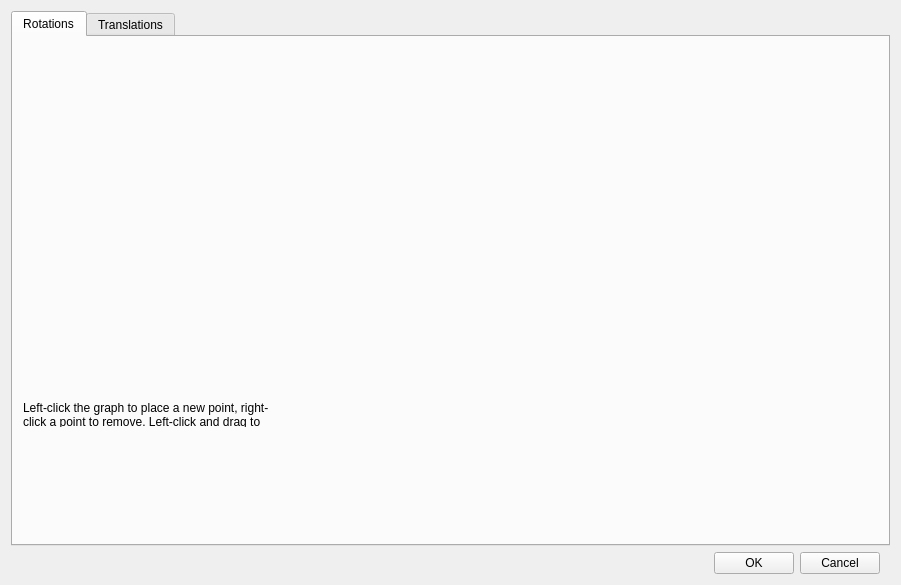
<?xml version="1.0" encoding="UTF-8"?>
<ui version="4.0">
 <class>UICCurveConfigurationDialog</class>
 <widget class="QWidget" name="UICCurveConfigurationDialog">
  <property name="geometry">
   <rect>
    <x>0</x>
    <y>0</y>
    <width>901</width>
    <height>585</height>
   </rect>
  </property>
  <property name="windowTitle">
   <string>FaceTrackNoIR tracking curves</string>
  </property>
  <property name="windowIcon">
   <iconset>
    <normaloff>images/FaceTrackNoIR.ico</normaloff>images/FaceTrackNoIR.ico</iconset>
  </property>
  <property name="layoutDirection">
   <enum>Qt::LeftToRight</enum>
  </property>
  <property name="autoFillBackground">
   <bool>false</bool>
  </property>
  <property name="styleSheet">
   <string notr="true">/* Customize any plain widget that is a child of a QMainWindow. */ 
QMainWindow &gt; .QWidget {
background-color: rgb(100, 100, 100);
}

/* Set the selection colors for all widgets. */
QWidget {
selection-color: black;
selection-background-color: Silver;
color: black;
}

/* Specials for individual widget(s) */
QWidget#UICCurveConfigurationDialog {
background-color: #484848;
}

QWidget#tabWidget {
background-color: #595959;
}

/*
QWidget#widgetTop {
background-color: #595959;
border-bottom: 1px solid #000;
}
*/

/* Make text in message boxes selectable. */
QMessageBox {
/* LinksAccessibleByMouse | TextSelectableByMouse */
messagebox-text-interaction-flags: 5;
}
/* Make the entire row selected in item views. */
QAbstractItemView {
show-decoration-selected: 1;
}

/* Nice WindowsXP-style password character for password line edits. */
QLineEdit[echoMode=&quot;2&quot;] {
lineedit-password-character: 9679;
}

/* Customize tooltips. */
QToolTip {
background-color: rgb(170, 255, 127);
opacity: 200;
}

/* Customize push buttons and comboboxes. Our read-only combobox
is very similar to a push button, so they share the same border image. */

QPushButton {
min-width: 4em;
}

QPushButton:disabled {
color: rgb(128, 128, 128);
}

QGroupBox {
color: rgb(255, 255, 255);
}</string>
  </property>
  <layout class="QVBoxLayout" name="_vertical_layout">
   <item>
    <layout class="QHBoxLayout" name="horizontalLayout_3">
     <item>
      <widget class="QTabWidget" name="tabWidget">
       <property name="styleSheet">
        <string notr="true"/>
       </property>
       <property name="currentIndex">
        <number>0</number>
       </property>
       <widget class="QWidget" name="rotation_tab">
        <attribute name="icon">
         <iconset resource="FaceTrackNoIR.qrc">
          <normaloff>:/images/rotation_DOFs.png</normaloff>:/images/rotation_DOFs.png</iconset>
        </attribute>
        <attribute name="title">
         <string>Rotations</string>
        </attribute>
        <widget class="QWidget" name="verticalLayoutWidget">
         <property name="geometry">
          <rect>
           <x>10</x>
           <y>10</y>
           <width>794</width>
           <height>488</height>
          </rect>
         </property>
         <layout class="QGridLayout" name="gridLayout">
          <item row="0" column="1">
           <widget class="QFunctionConfigurator" name="qFunctionPitch">
            <property name="sizePolicy">
             <sizepolicy hsizetype="Fixed" vsizetype="Fixed">
              <horstretch>0</horstretch>
              <verstretch>0</verstretch>
             </sizepolicy>
            </property>
            <property name="minimumSize">
             <size>
              <width>260</width>
              <height>240</height>
             </size>
            </property>
            <property name="maximumSize">
             <size>
              <width>260</width>
              <height>500</height>
             </size>
            </property>
            <property name="maxOutputEGU" stdset="0">
             <number>90</number>
            </property>
            <property name="pixPerEGU_Output" stdset="0">
             <number>2</number>
            </property>
            <property name="colorBezier">
             <color>
              <red>0</red>
              <green>255</green>
              <blue>255</blue>
             </color>
            </property>
            <property name="colorBackground">
             <color>
              <red>192</red>
              <green>192</green>
              <blue>192</blue>
             </color>
            </property>
            <property name="stringInputEGU" stdset="0">
             <string>Input Pitch Up (degr.)</string>
            </property>
            <property name="stringOutputEGU" stdset="0">
             <string>Output Pitch Up (degr.)</string>
            </property>
           </widget>
          </item>
          <item row="0" column="2">
           <widget class="QFunctionConfigurator" name="qFunctionRoll">
            <property name="sizePolicy">
             <sizepolicy hsizetype="Fixed" vsizetype="Fixed">
              <horstretch>0</horstretch>
              <verstretch>0</verstretch>
             </sizepolicy>
            </property>
            <property name="minimumSize">
             <size>
              <width>260</width>
              <height>240</height>
             </size>
            </property>
            <property name="maximumSize">
             <size>
              <width>260</width>
              <height>500</height>
             </size>
            </property>
            <property name="pixPerEGU_Output" stdset="0">
             <number>1</number>
            </property>
            <property name="colorBezier">
             <color>
              <red>0</red>
              <green>255</green>
              <blue>0</blue>
             </color>
            </property>
            <property name="colorBackground">
             <color>
              <red>192</red>
              <green>192</green>
              <blue>192</blue>
             </color>
            </property>
            <property name="stringInputEGU" stdset="0">
             <string>Input Roll (degr.)</string>
            </property>
            <property name="stringOutputEGU" stdset="0">
             <string>Output Roll (degr.)</string>
            </property>
           </widget>
          </item>
          <item row="0" column="0">
           <widget class="QFunctionConfigurator" name="qFunctionYaw">
            <property name="sizePolicy">
             <sizepolicy hsizetype="Fixed" vsizetype="Fixed">
              <horstretch>0</horstretch>
              <verstretch>0</verstretch>
             </sizepolicy>
            </property>
            <property name="minimumSize">
             <size>
              <width>260</width>
              <height>240</height>
             </size>
            </property>
            <property name="maximumSize">
             <size>
              <width>400</width>
              <height>500</height>
             </size>
            </property>
            <property name="pixPerEGU_Output" stdset="0">
             <number>1</number>
            </property>
            <property name="colorBezier">
             <color>
              <red>255</red>
              <green>170</green>
              <blue>0</blue>
             </color>
            </property>
            <property name="colorBackground">
             <color>
              <red>192</red>
              <green>192</green>
              <blue>192</blue>
             </color>
            </property>
            <property name="stringInputEGU" stdset="0">
             <string>Input Yaw (degr.)</string>
            </property>
            <property name="stringOutputEGU" stdset="0">
             <string>Output Yaw (degr.)</string>
            </property>
           </widget>
          </item>
          <item row="1" column="1">
           <widget class="QFunctionConfigurator" name="qFunctionPitchDown">
            <property name="sizePolicy">
             <sizepolicy hsizetype="Fixed" vsizetype="Fixed">
              <horstretch>0</horstretch>
              <verstretch>0</verstretch>
             </sizepolicy>
            </property>
            <property name="minimumSize">
             <size>
              <width>260</width>
              <height>240</height>
             </size>
            </property>
            <property name="maximumSize">
             <size>
              <width>260</width>
              <height>500</height>
             </size>
            </property>
            <property name="maxOutputEGU" stdset="0">
             <number>90</number>
            </property>
            <property name="pixPerEGU_Output" stdset="0">
             <number>2</number>
            </property>
            <property name="colorBezier">
             <color>
              <red>0</red>
              <green>255</green>
              <blue>255</blue>
             </color>
            </property>
            <property name="colorBackground">
             <color>
              <red>192</red>
              <green>192</green>
              <blue>192</blue>
             </color>
            </property>
            <property name="stringInputEGU" stdset="0">
             <string>Input Pitch Down (degr.)</string>
            </property>
            <property name="stringOutputEGU" stdset="0">
             <string>Output Pitch Down (degr.)</string>
            </property>
           </widget>
          </item>
          <item row="1" column="0">
           <widget class="QLabel" name="label_9">
            <property name="maximumSize">
             <size>
              <width>16777215</width>
              <height>25</height>
             </size>
            </property>
            <property name="text">
             <string>Left-click the graph to place a new point, right-click a point to remove. Left-click and drag to move a point.</string>
            </property>
            <property name="wordWrap">
             <bool>true</bool>
            </property>
           </widget>
          </item>
          <item row="1" column="2">
           <widget class="QWidget" name="widget_3" native="true">
            <property name="minimumSize">
             <size>
              <width>170</width>
              <height>140</height>
             </size>
            </property>
            <property name="styleSheet">
             <string notr="true">image: url(:/images/rotation_DOFs.png);</string>
            </property>
           </widget>
          </item>
         </layout>
        </widget>
       </widget>
       <widget class="QWidget" name="translation_tab">
        <attribute name="icon">
         <iconset resource="FaceTrackNoIR.qrc">
          <normaloff>:/images/translation_DOFs.png</normaloff>:/images/translation_DOFs.png</iconset>
        </attribute>
        <attribute name="title">
         <string>Translations</string>
        </attribute>
        <widget class="QWidget" name="verticalLayoutWidget_2">
         <property name="geometry">
          <rect>
           <x>30</x>
           <y>10</y>
           <width>794</width>
           <height>390</height>
          </rect>
         </property>
         <layout class="QGridLayout" name="gridLayout_3">
          <item row="0" column="0">
           <widget class="QFunctionConfigurator" name="qFunctionX">
            <property name="minimumSize">
             <size>
              <width>260</width>
              <height>240</height>
             </size>
            </property>
            <property name="maximumSize">
             <size>
              <width>260</width>
              <height>240</height>
             </size>
            </property>
            <property name="colorBezier">
             <color>
              <red>255</red>
              <green>255</green>
              <blue>0</blue>
             </color>
            </property>
            <property name="colorBackground">
             <color>
              <red>192</red>
              <green>192</green>
              <blue>192</blue>
             </color>
            </property>
            <property name="stringInputEGU" stdset="0">
             <string>Left/Right Input X (cm.)</string>
            </property>
            <property name="stringOutputEGU" stdset="0">
             <string>Output X (cm.)</string>
            </property>
           </widget>
          </item>
          <item row="0" column="1">
           <widget class="QFunctionConfigurator" name="qFunctionY">
            <property name="minimumSize">
             <size>
              <width>260</width>
              <height>240</height>
             </size>
            </property>
            <property name="maximumSize">
             <size>
              <width>260</width>
              <height>240</height>
             </size>
            </property>
            <property name="colorBezier">
             <color>
              <red>85</red>
              <green>0</green>
              <blue>255</blue>
             </color>
            </property>
            <property name="colorBackground">
             <color>
              <red>192</red>
              <green>192</green>
              <blue>192</blue>
             </color>
            </property>
            <property name="stringInputEGU" stdset="0">
             <string>Up/Down Input Y (cm.)</string>
            </property>
            <property name="stringOutputEGU" stdset="0">
             <string>Output Y (cm.)</string>
            </property>
           </widget>
          </item>
          <item row="0" column="2">
           <widget class="QFunctionConfigurator" name="qFunctionZ">
            <property name="minimumSize">
             <size>
              <width>260</width>
              <height>240</height>
             </size>
            </property>
            <property name="maximumSize">
             <size>
              <width>260</width>
              <height>240</height>
             </size>
            </property>
            <property name="colorBezier">
             <color>
              <red>255</red>
              <green>0</green>
              <blue>0</blue>
             </color>
            </property>
            <property name="colorBackground">
             <color>
              <red>192</red>
              <green>192</green>
              <blue>192</blue>
             </color>
            </property>
            <property name="stringInputEGU" stdset="0">
             <string>Forward/Backward Input Z (cm.)</string>
            </property>
            <property name="stringOutputEGU" stdset="0">
             <string>Output Z (cm.)</string>
            </property>
           </widget>
          </item>
          <item row="1" column="0">
           <widget class="QLabel" name="label_10">
            <property name="maximumSize">
             <size>
              <width>16777215</width>
              <height>25</height>
             </size>
            </property>
            <property name="text">
             <string>Left-click the graph to place a new point, right-click a point to remove. Left-click and drag to move a point.</string>
            </property>
            <property name="wordWrap">
             <bool>true</bool>
            </property>
           </widget>
          </item>
          <item row="1" column="2">
           <widget class="QWidget" name="widget_2" native="true">
            <property name="minimumSize">
             <size>
              <width>170</width>
              <height>140</height>
             </size>
            </property>
            <property name="styleSheet">
             <string notr="true">image: url(:/images/translation_DOFs.png);</string>
            </property>
           </widget>
          </item>
         </layout>
        </widget>
       </widget>
      </widget>
     </item>
    </layout>
   </item>
   <item>
    <layout class="QGridLayout" name="gridLayout_2">
     <item row="0" column="1">
      <spacer name="horizontalSpacer_2">
       <property name="orientation">
        <enum>Qt::Horizontal</enum>
       </property>
       <property name="sizeHint" stdset="0">
        <size>
         <width>40</width>
         <height>20</height>
        </size>
       </property>
      </spacer>
     </item>
     <item row="0" column="2">
      <layout class="QHBoxLayout" name="horizontalLayout_2">
       <property name="sizeConstraint">
        <enum>QLayout::SetDefaultConstraint</enum>
       </property>
       <item>
        <widget class="QPushButton" name="btnOK">
         <property name="sizePolicy">
          <sizepolicy hsizetype="Preferred" vsizetype="Fixed">
           <horstretch>0</horstretch>
           <verstretch>0</verstretch>
          </sizepolicy>
         </property>
         <property name="minimumSize">
          <size>
           <width>52</width>
           <height>0</height>
          </size>
         </property>
         <property name="maximumSize">
          <size>
           <width>100</width>
           <height>16777215</height>
          </size>
         </property>
         <property name="text">
          <string>OK</string>
         </property>
        </widget>
       </item>
       <item>
        <widget class="QPushButton" name="btnCancel">
         <property name="sizePolicy">
          <sizepolicy hsizetype="Preferred" vsizetype="Fixed">
           <horstretch>0</horstretch>
           <verstretch>0</verstretch>
          </sizepolicy>
         </property>
         <property name="minimumSize">
          <size>
           <width>52</width>
           <height>0</height>
          </size>
         </property>
         <property name="maximumSize">
          <size>
           <width>100</width>
           <height>16777215</height>
          </size>
         </property>
         <property name="text">
          <string>Cancel</string>
         </property>
        </widget>
       </item>
      </layout>
     </item>
     <item row="0" column="3">
      <spacer name="horizontalSpacer">
       <property name="orientation">
        <enum>Qt::Horizontal</enum>
       </property>
       <property name="sizeType">
        <enum>QSizePolicy::Fixed</enum>
       </property>
       <property name="sizeHint" stdset="0">
        <size>
         <width>10</width>
         <height>20</height>
        </size>
       </property>
      </spacer>
     </item>
    </layout>
   </item>
  </layout>
 </widget>
 <customwidgets>
  <customwidget>
   <class>QFunctionConfigurator</class>
   <extends>QWidget</extends>
   <header>qfunctionconfigurator.h</header>
  </customwidget>
 </customwidgets>
 <resources>
  <include location="FaceTrackNoIR.qrc"/>
 </resources>
 <connections/>
 <slots>
  <slot>startEngineClicked()</slot>
  <slot>stopEngineClicked()</slot>
  <slot>cameraSettingsClicked()</slot>
 </slots>
</ui>
